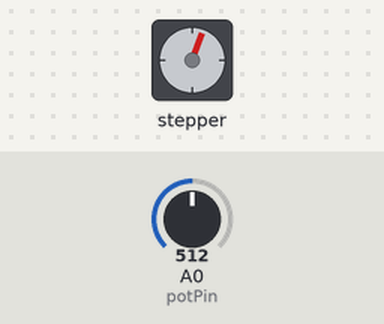
A sketch run on a simulated Arduino Uno, built with avr-gcc and run on an emulated ATmega328P. Parts: stepper motor. Inputs (shaded band) come from the test bench; at power-on: A0 (potPin) = 512. Stepper angles assume 200 steps per turn.

Above: at 1.25 s.
1.3 s: A0 (potPin) set to 0
2.8 s: A0 (potPin) set to 122
At 3.96 s:
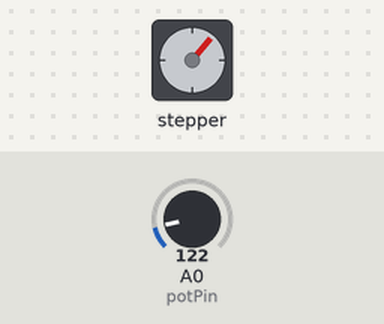
11.8 s: A0 (potPin) set to 210
17.8 s: A0 (potPin) set to 190
At 20.6 s:
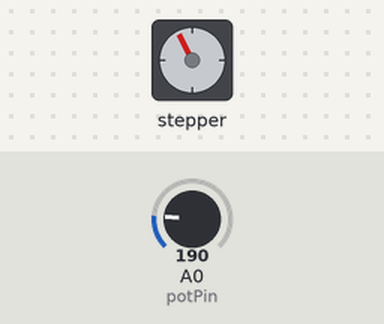
20.8 s: A0 (potPin) set to 306
At 21.54 s:
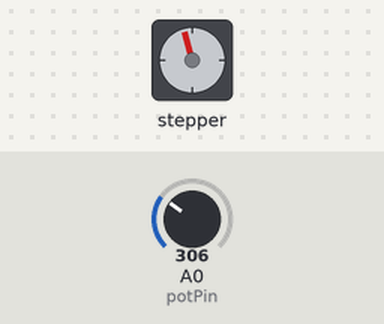
Timing chart, 0 to 24.8 s (numbered marks = the images above; inputs shaded):
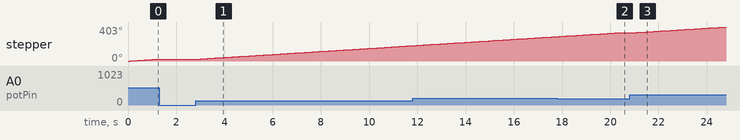

Measured:
- after the input at 2.8 s, stepper: keeps turning clockwise at about 18°/s, starting at once
- after the input at 17.8 s, stepper: goes on until 20.2 s, then stays 333°
- after the input at 20.8 s, stepper: keeps turning clockwise at about 18°/s, starting after 0.09 s

The sketch:

141.ino
```cpp
#include <AccelStepper.h>

const int potPin = A0; // Analog pin for potentiometer
const int maxSteps = 1000; // Maximum number of steps for the motor

// Define the stepper motor
AccelStepper stepper(AccelStepper::DRIVER, 2, 3); // Using pins 2 and 3 for step and direction

void setup() {
  // Set maximum speed and acceleration
  stepper.setMaxSpeed(200.0);
  stepper.setAcceleration(100.0);

  // Set the initial position
  stepper.setCurrentPosition(0);
}

void loop() {
  // Read the analog value from the potentiometer
  int potValue = analogRead(potPin);

  // Map the potentiometer value to a speed (0 to 200 steps per second)
  float speed = map(potValue, 0, 1023, 0, 200);
  stepper.setSpeed(speed);

  // Set the target position based on the potentiometer value
  long targetPosition = map(potValue, 0, 1023, 0, maxSteps);

  // Move the stepper to the target position at the set speed
  stepper.moveTo(targetPosition);
  stepper.runSpeedToPosition(); // Blocking call to move to target position

  // Delay for a short period to allow the stepper to settle
  delay(100);
}
```
